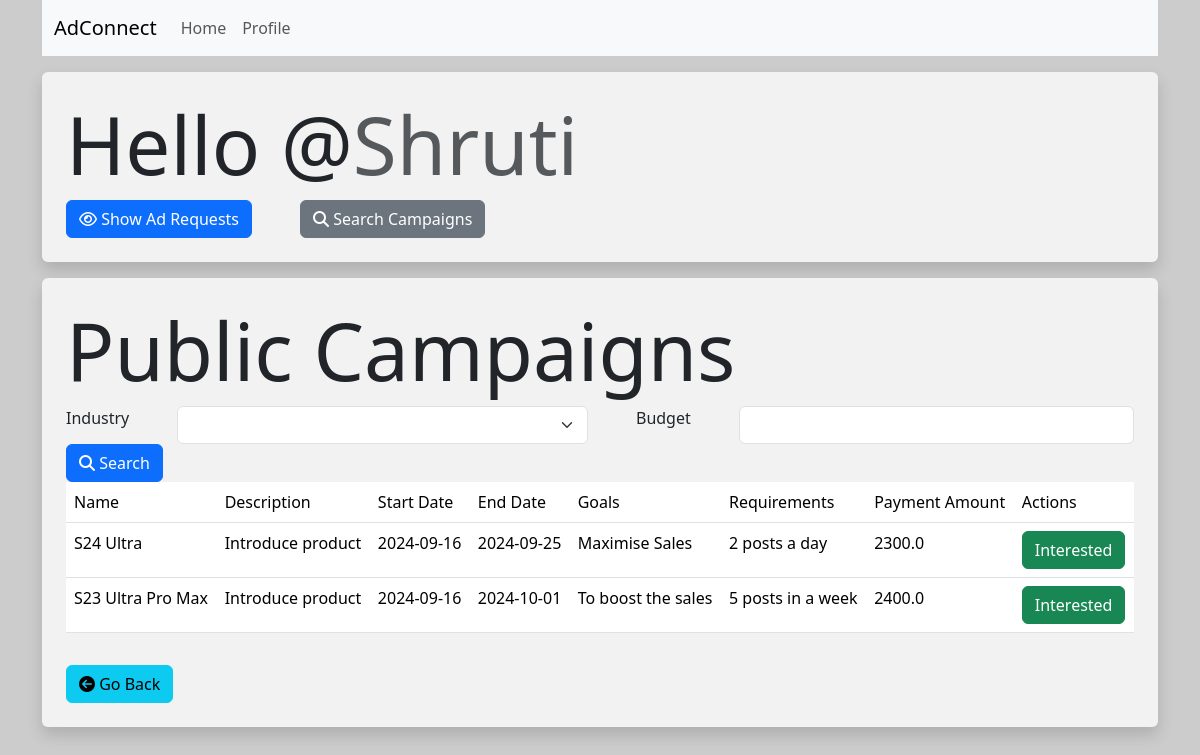
The app's page /influencer/1/search_campaigns (signed in), older data.
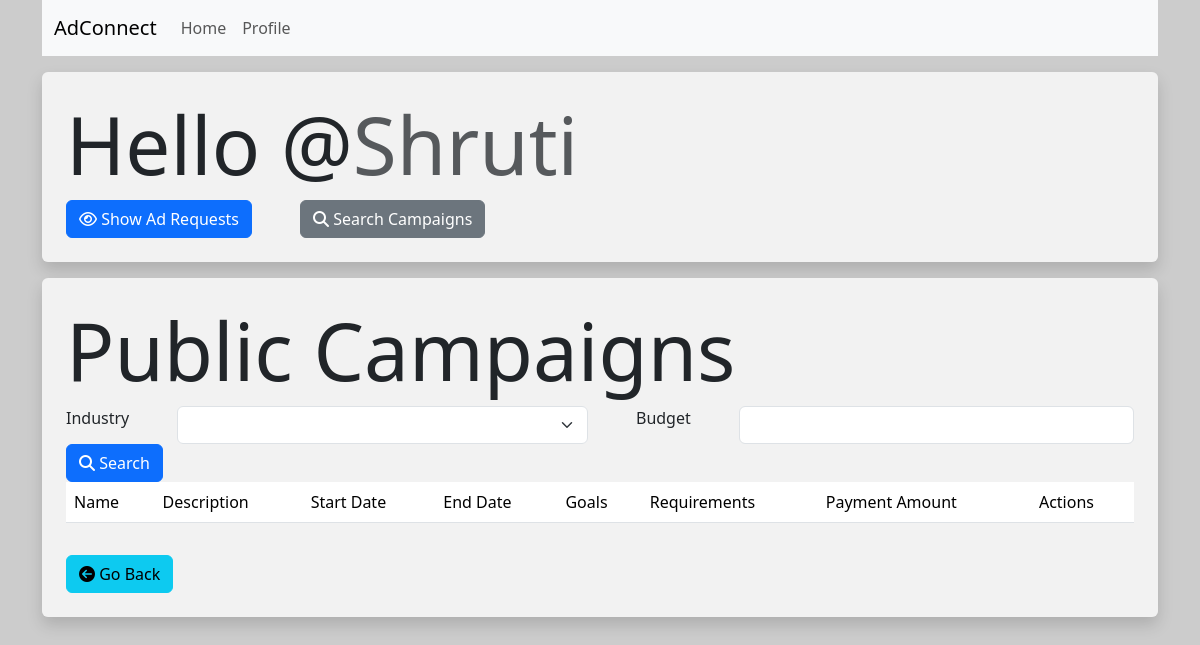
The same page, newer data.
### models.py (models this page shows)
class Campaign(db.Model):
    __tablename__ = 'campaigns'
    id = db.Column(db.Integer, primary_key=True)
    name = db.Column(db.String(256), nullable=False)
    description = db.Column(db.Text)
    start_date = db.Column(db.Date)
    end_date = db.Column(db.Date)
    budget = db.Column(db.Float)
    visibility = db.Column(db.String(64))  # Could be 'public' or 'private'
    goals = db.Column(db.Text)
    payment_amount = db.Column(db.Float, nullable=False)
    requirements = db.Column(db.String, nullable=False)
    sponsor_id = db.Column(db.Integer, db.ForeignKey('sponsors.id'))
    sponsor = db.relationship('Sponsor', back_populates='campaigns')
    ad_requests = db.relationship('AdRequest', back_populates='campaign')

### routes.py (the view)
@app.route('/influencer/<int:influencer_id>/search_campaigns')
@influencer_required
def search_campaigns(influencer_id):
    influencer = Influencer.query.filter_by(id=influencer_id).first()
    industries = [sponsor.industry for sponsor in Sponsor.query.distinct(Sponsor.industry).all()]
    campaigns = Campaign.query.filter_by(visibility = "public" ).all()
    return render_template("/influencer/search_campaigns.html", campaigns = campaigns, influencer = influencer, industries=industries)

### routes.py (called while the page is built)
def influencer_required(inner_func):
    @wraps(inner_func)
    def decorated_func(*args, **kwargs):
        if session.get("id"):
            if session.get("user_type") == "influencer":
                if session['is_flagged'] == True:
                    flash("Error : Your account has been flagged. Please contact our support team at support@adconnect.in ")
                    return redirect(url_for('login'))
                else:
                    return inner_func(*args, **kwargs)
            else:
                flash("Error : You are not authorized to access this page")
                return redirect(url_for('index'))
        else:
            flash("Error : Please log in to continue")
            return redirect(url_for('login'))
    return decorated_func

### templates/influencer/search_campaigns.html (shortened to what this page needs)
{% extends 'layout.html' %}
{% block content %}
    <div class="p-4 bg-white bg-opacity-75 rounded shadow mt-3">
        <h1 class="display-1">Hello @<span class="text-muted">{{  influencer.username  }}</span></h1>
        <div class="d-flex gap-5">
            <a href="{{ url_for('show_ad_requests', influencer_id = influencer.id) }}" class="btn btn-primary"><i class="fa-regular fa-eye"></i> Show Ad Requests</a>
            <button type="submit" class="btn btn-secondary"><i class="fa-solid fa-magnifying-glass"></i> Search Campaigns</button>
        </div>
    </div>
    <div class="p-4 bg-white bg-opacity-75 rounded shadow mt-3">
        <h1 class="display-1">Public Campaigns</h1>
        <form action="{{url_for('search_campaigns_post', influencer_id=influencer.id)}}" method="post">
            <div class="d-flex gap-5">
                <label for="industry">Industry</label>
                <select name="industry" class="form-select">
                    <option value=""></option>
                    {% for industry in industries %}
                        <option value="{{industry}}">{{industry}}</option>
                    {% endfor%}
                </select>
                <label for="budget">Budget</label>
                <input type="number" name="budget" class="form-control" min="0">
            </div>
            <button type="submit" class="btn btn-primary"><i class="fa-solid fa-magnifying-glass"></i> Search</button>
        </form>
        <table class="table table-hover">
            <thead>
                <tr>
                    <td>Name</td>
                    <td>Description</td>
                    <td>Start Date</td>
                    <td>End Date</td>
                    <td>Goals</td>
                    <td>Requirements</td>
                    <td>Payment Amount</td>
                    <td>Actions</td>
                </tr>
            </thead>
            <tbody>
                {% for campaign in campaigns %}
                    <tr>
                        <td>{{campaign.name}}</td>
                        <td>{{campaign.description}}</td>
                        <td>{{campaign.start_date}}</td>
                        <td>{{campaign.end_date}}</td>
                        <td>{{campaign.goals}}</td>
                        <td>{{campaign.requirements}}</td>
                        <td>{{campaign.payment_amount}}</td>
                        <td>
                           <form action="{{url_for('interested_campaign',campaign_id = campaign.id, sponsor_id = campaign.sponsor_id, influencer_id = influencer.id)}}" class="form" method="post">
                                <button type="submit" class="btn btn-success"> Interested </button>
                           </form>
                        </td>
                    </tr>
                {% endfor %}
            </tbody>
        </table>
        <div class="form-group p-2"></div>
            <a href="{{ url_for('influencer_home') }}" class="btn btn-info"><i class="fa fa-arrow-circle-left"></i> Go Back</a>
        </div>
    </div>
{% endblock %}

Row changes from the older to the newer data that the page shows:
removed Campaign: name "S24 Ultra", description "Introduce product", start_date "2024-09-16", end_date "2024-09-25", goals "Maximise Sales", requirements "2 posts a day", payment_amount "2300.0"
removed Campaign: name "S23 Ultra Pro Max", description "Introduce product", start_date "2024-09-16", end_date "2024-10-01", goals "To boost the sales", requirements "5 posts in a week", payment_amount "2400.0"
